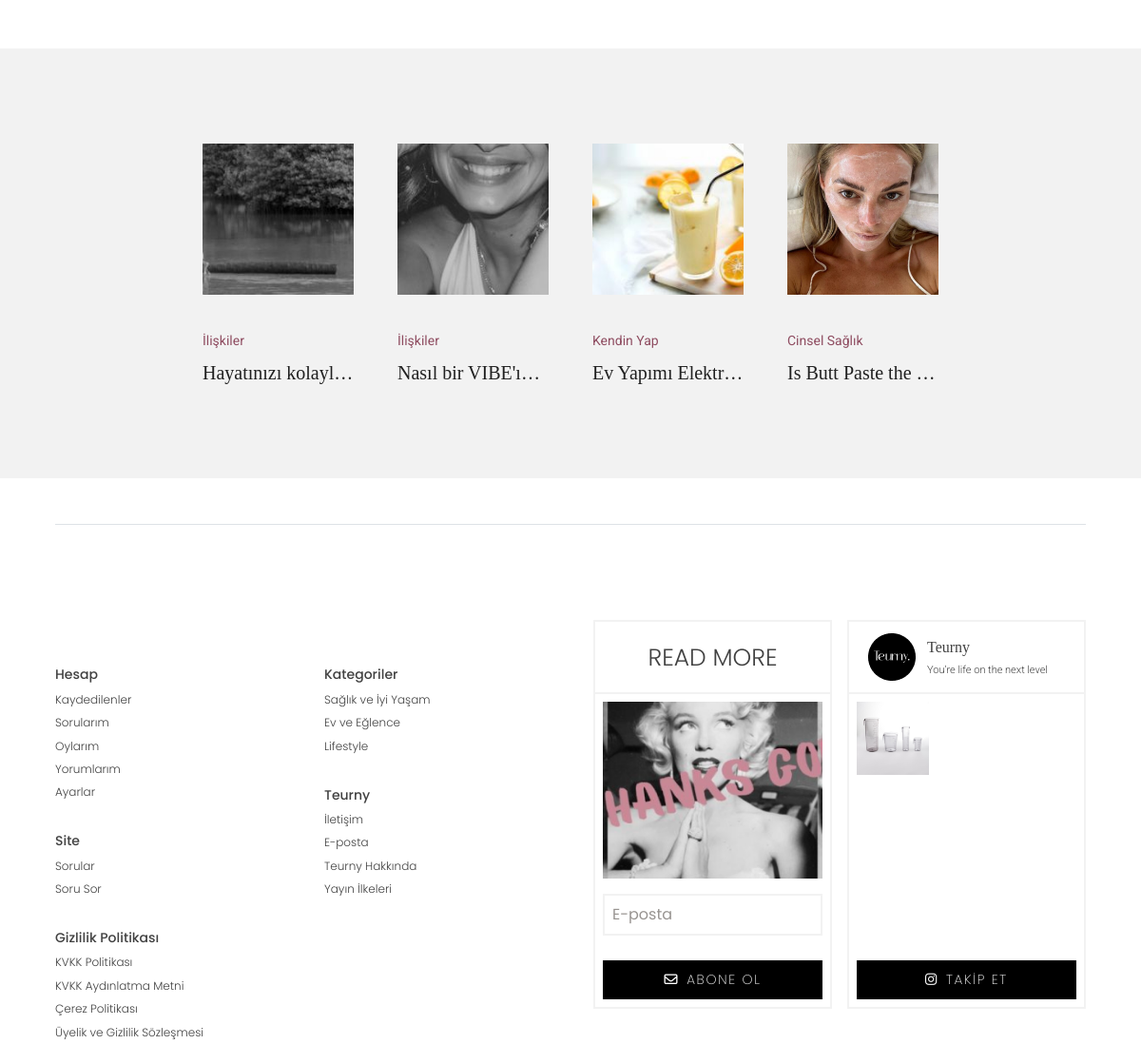
The page /hakkimizda/ (middle part) on the database as committed earlier.
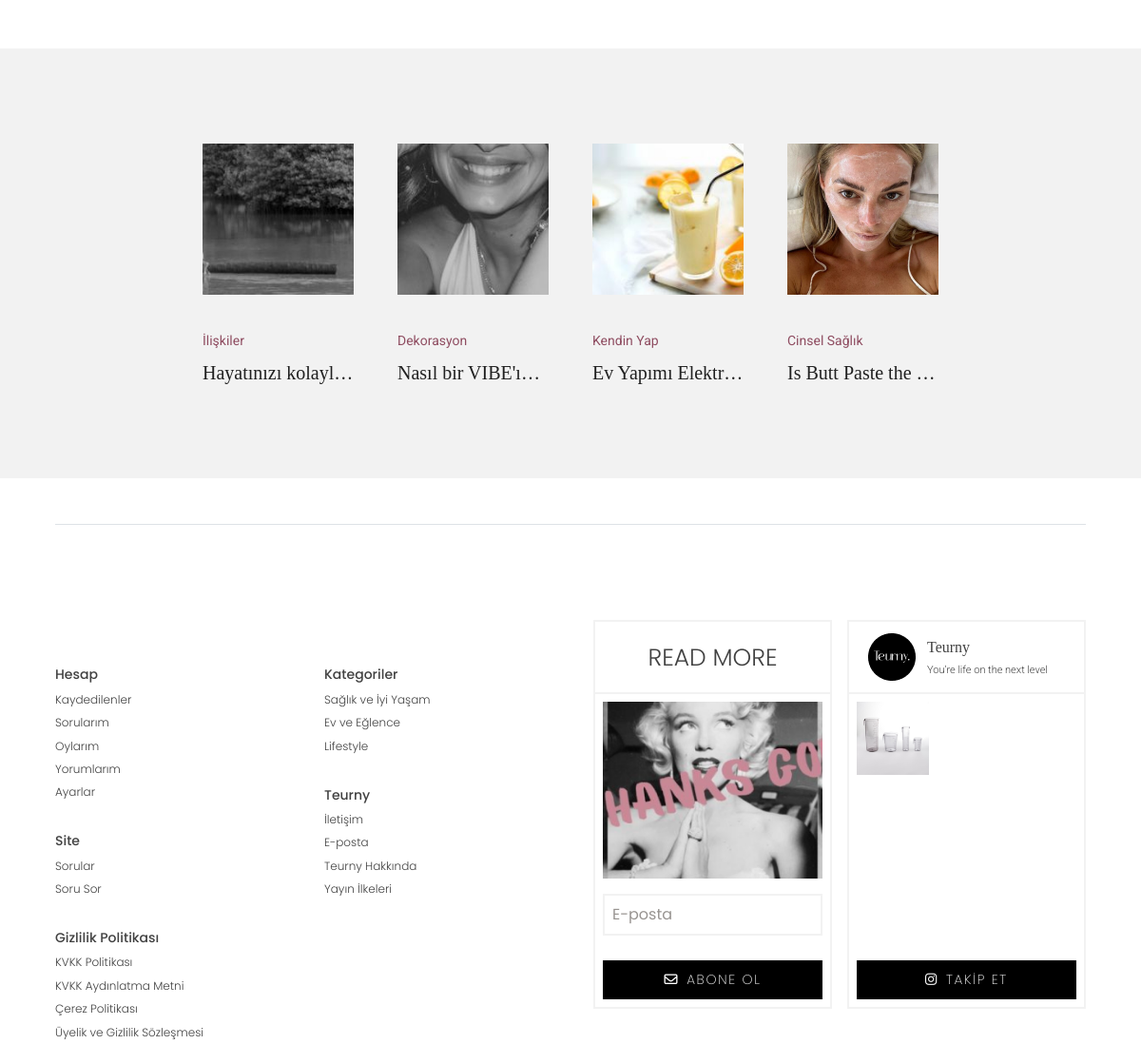
The same page on the database as committed later.
### tuerny_app/models.py (models this page shows, shortened)
class SuggestedBlog(models.Model):
    blog = models.OneToOneField(
        Blog,
        on_delete=models.CASCADE,
        related_name="suggested_blog"
    )
    is_active = models.BooleanField(default=True)  # Blog önerilerini yönetmek için

class Blog(models.Model):
    category = models.ForeignKey('SubCategory', on_delete=models.SET_NULL, null=True, related_name="blogs")
    extra_categories = models.ManyToManyField('SubCategory', related_name="extra_blogs", blank=True)
    product = models.ForeignKey(Product, on_delete=models.SET_NULL, null=True, related_name="product_blog")
    extra_product = models.ManyToManyField(Product, related_name="extra_product_blog", blank=True)
    title = models.CharField(max_length=255)
    short_description = RichTextField(default="", null=True, blank=True)
    media = models.ImageField(upload_to='blog_media/', null=True, blank=True)
    media_extra = models.FileField(
        upload_to='blog_media/',
        null=True,
        blank=True,
        help_text="Medya dosyası (resim, video veya ses dosyası) yükleyebilirsiniz."
    )
    user = models.ForeignKey(
        'CustomUser',
        on_delete=models.CASCADE,
        related_name="blogs"
    )
    source = models.URLField(max_length=500, null=True, blank=True)  # Kaynak (isteğe bağlı)
    author = models.CharField(max_length=200, null=True, blank=True)  # Kaynak (isteğe bağlı)
    slug = models.SlugField(max_length=255, unique=True, blank=True)  # Slug alanı
    created_at = models.DateTimeField(auto_now_add=True)
    class Meta:
        ordering = ['-created_at']

class SubCategory(models.Model):
    main_category = models.ForeignKey(MainCategory, on_delete=models.CASCADE, related_name="subcategories")
    name = models.CharField(max_length=255)
    slug = models.SlugField(max_length=255, blank=True, null=True)
    saved_users = models.ManyToManyField(CustomUser, related_name="saved_categories", blank=True)

class MainCategory(models.Model):
    name = models.CharField(max_length=255, unique=True)
    slug = models.SlugField(max_length=255, unique=True, blank=True, null=True)

### tuerny_app/views.py (the view)
# urls.py: path("hakkimizda/", views.about, name="about"),
def about(request):
    s_blogs = SuggestedBlog.objects.all()
    return render(request, 'tuerny_app/about.html', {"extra": s_blogs})

### tuerny_app/context_processors.py (called while the page is built)
def categories_context(request):
    categories = MainCategory.objects.all()
    subcategories = SubCategory.objects.all()
    blogs = Blog.objects.all()
    return {
        'categories': categories,
        'subcategories': subcategories,
        'blog': blogs
    }

### tuerny_app/templates/tuerny_app/about.html (shortened to what this page needs)
{% extends 'base.html' %}
{% load static %}
{% block content %}
  <div class="py-5">
    <div class="blog-section-2 blog-card-slider-2-container">
      <div class="blog-card-slider-2 mb-5">
        {% for e in extra %}
        <div class="px-2">
          <div class="blog-card-1 mw-100">
            <div class="ratio-1">
              <a href="{% url 'tuerny_app:blog_detail' e.blog.slug %}">
                <img
                  src="{{ e.blog.media.url }}"
                  class="w-100 h-100 object-fit-cover"
              /></a>
            </div>
            <div>
              <p
                class="blog-category"
                style="font-size: 14px; margin-bottom: 10px; margin-top: 16px"
              >
              {{ e.blog.category.name }}
              </p>
              <a href="#" class="blog-card-title mb-0 stretched-link special-cards">
                {{ e.blog.title }}
              </a>
            </div>
          </div>
        </div>
        {% endfor %}
      </div>
    </div>
  </div>
{% endblock content %}

### templates/base.html (shortened to what this page needs)
{% load static %}
<!DOCTYPE html>
<html lang="tr">
  <head>
    <link href="https://cdn.jsdelivr.net/npm/bootstrap@5.3.3/dist/css/bootstrap.min.css" rel="stylesheet">
    <link rel="stylesheet" href="https://cdnjs.cloudflare.com/ajax/libs/bootstrap-datepicker/1.10.0/css/bootstrap-datepicker.min.css" />
    <link rel="stylesheet" href="https://cdnjs.cloudflare.com/ajax/libs/font-awesome/6.7.2/css/all.min.css" />
    <link rel="stylesheet" href="{% static 'tuerny_app/css/slick.css' %}">
    <link rel="stylesheet" href="https://cdnjs.cloudflare.com/ajax/libs/font-awesome/6.7.2/css/all.min.css" />
    <link rel="stylesheet" href="https://cdnjs.cloudflare.com/ajax/libs/slick-carousel/1.9.0/slick-theme.min.css" />
    <link rel="stylesheet" href="https://cdnjs.cloudflare.com/ajax/libs/animate.css/4.1.1/animate.min.css" />
    <link rel="stylesheet" href="https://cdnjs.cloudflare.com/ajax/libs/magnific-popup.js/1.2.0/magnific-popup.min.css" />
    <link rel="stylesheet" href="{% static 'tuerny_app/css/general.css' %}" />
    <link rel="stylesheet" href="{% static 'tuerny_app/css/components.css' %}" />
    <link rel="stylesheet" href="{% static 'tuerny_app/css/blog.css' %}" />
    <link rel="stylesheet" href="{% static 'tuerny_app/css/blog-detail.css' %}" />
    <link rel="stylesheet" href="{% static 'tuerny_app/css/question.css' %}" />
    <link rel="stylesheet" href="{% static 'tuerny_app/css/profile.css' %}" />
    <link rel="stylesheet" href="{% static 'tuerny_app/css/sidebar.css' %}" />
  </head>
  <body>
    <div class="wrapper">
{% block content %}
{% endblock content %}
<footer>
  <div>
    <div class="container">
      <div class="footer-top border-top d-flex gap-5 flex-column flex-xl-row">
        <div class="flex-fill d-flex flex-column flex-sm-row gap-5" style="margin-top: 47px">
          <div class="flex-fill d-flex flex-column" style="gap: 32px">
            <div class="d-flex flex-column gap-2">
              <p class="fw-medium fs-6 mb-0">Hesap</p>
              <a href="{% url 'tuerny_app:profile' %}?tab=saved" class="fw-light">Kaydedilenler</a>
              <a href="{% url 'tuerny_app:profile' %}?tab=asked" class="fw-light">Sorularım</a>
              <a href="{% url 'tuerny_app:profile' %}?tab=votes" class="fw-light">Oylarım</a>
              <a href="{% url 'tuerny_app:profile' %}?tab=comments" class="fw-light">Yorumlarım</a>
              <a href="{% url 'tuerny_app:profile' %}?tab=settings" class="fw-light">Ayarlar</a>
            </div>
            <div class="d-flex flex-column gap-2">
              <p class="fw-medium fs-6 mb-0">Site</p>
              <a href="{% url 'tuerny_app:question' %}" class="fw-light">Sorular</a>
              <a href="{% url 'tuerny_app:ask' %}" class="fw-light">Soru Sor</a>
            </div>
            <div class="d-flex flex-column gap-2">
              <p class="fw-medium fs-6 mb-0">Gizlilik Politikası</p>
              <a href="#" class="fw-light">KVKK Politikası</a>
              <a href="#" class="fw-light">KVKK  Aydınlatma Metni</a>
              <a href="#" class="fw-light">Çerez Politikası</a>
              <a href="#" class="fw-light">Üyelik ve Gizlilik Sözleşmesi</a>
            </div>
          </div>
          <div class="flex-fill d-flex flex-column" style="gap: 32px">
            <div class="d-flex flex-column gap-2">
              <p class="fw-medium fs-6 mb-0">Kategoriler</p>
              {% for c in categories %}
              <a href="{% url 'tuerny_app:category' c.slug %}" class="fw-light">{{c.name}}</a>
              {% endfor %}
            </div>
            <div class="d-flex flex-column gap-2">
              <p class="fw-medium fs-6 mb-0">Teurny</p>
              <a href="#" class="fw-light">İletişim</a>
              <a href="#" class="fw-light">E-posta</a>
              <a href="#" class="fw-light">Teurny Hakkında</a>
              <a href="#" class="fw-light">Yayın İlkeleri</a>
            </div>
          </div>
        </div>
        <div class="flex-fill d-flex gap-5 flex-column">
          <div class="d-flex align-items-stretch gap-3">
            <div class="flex-fill">
              <div class="feature-box h-100">
                <div class="feature-box-header">
                  <div class="text-center w-100">
                    <p class="mb-0 fs-4 fw-light read-more-title">
                      READ MORE
                    </p>
                  </div>
                </div>
                <div class="p-2 flex-fill">
                  <img
                    src="{% static 'tuerny_app/images/subscribe-image.png' %}"
                    alt="subscribe"
                    class="w-100 h-100 object-fit-cover"
                  />
                </div>
                <form
                  method="POST"
                  action="/Controller/ajax/ajax.php?process=subc"
                  class="ajaxFormTrue"
                >
                  <div class="p-2">
                    <input
                      name="mail"
                      type="email"
                      class="teurny-input w-100"
                      placeholder="E-posta"
                    />
                  </div>
                  <div
                    class="col-md-12 vAjaxErrors sm"
                    style="padding: 5px"
                  ></div>
                  <div class="p-2">
                    <button type="submit" class="teurny-footer-btn">
                      <i class="fa-regular fa-envelope"></i>
                      <span>ABONE OL</span>
                    </button>
                  </div>
                </form>
              </div>
            </div>
            <div class="flex-fill d-none d-md-block">
              <div class="feature-box h-100">
                <div class="feature-box-header">
                  <img
                    src="{% static 'tuerny_app/images/teurny-social-logo.png' %}"
                    alt="teurny logo"
                  />
                  <div>
                    <p class="mb-1 feature-box-title">Teurny</p>
                    <p class="mb-0 feature-box-text">
                      You’re life on the next level
                    </p>
                  </div>
                </div>
                <div class="p-2 flex-fill">
                  <div class="feature-box-gallery">
                    <div>
                      <a href="#" target="_blank">
                        <img
                          src="{% static 'tuerny_app/images/5524788.jpeg' %}"
                          alt="feature-box"
                      /></a>
                    </div>
                  </div>
                </div>
                <div class="p-2">
                  <a
                    style="text-align: center"
                    href="#"
                    class="teurny-footer-btn"
                  >
                    <i class="fa-brands fa-instagram"></i>
                    <span>TAKİP ET</span>
                  </a>
                </div>
              </div>
            </div>
          </div>
        </div>
      </div>
    </div>
  </div>
</footer>
</body>
</html>

### tuerny_app/static/tuerny_app/css/general.css (style rules this page uses)
:root { --teurny-black: #000000; --teurny-darker: #202020; --teurny-dark: #414141; --teurny-mid: #989491; --teurny-light: #faf6f1; --teurny-lighter: #f2f2f2; --teurny-1: #8f4d61; --teurny-2: #ca7c83; --teurny-3: #d09f83; --teurny-4: #cd9095; }
html { scroll-behavior: smooth; height: 100%; }
body { scroll-behavior: smooth; height: 100%; box-sizing: border-box; }
* { color: var(--teurny-dark); font-family: "Poppins"; }
.flex-fill { flex-shrink: 0; flex: 1 1 0px !important; }
.container { padding-left: 28px; padding-right: 28px; }
.stretched-link::after { position: unset; }

### tuerny_app/static/tuerny_app/css/components.css (style rules this page uses)
.feature-box .feature-box-header .text-center .read-more-title { font-size: 25px !important; line-height: 37.5px; }
footer .footer-top { padding: 100px 0; }
footer .footer-top a.fw-light { font-size: 12px; }
footer .footer-top p.fw-medium.fs-6.mb-0 { font-size: 14px !important; }
.feature-box { border: 2px solid var(--teurny-lighter); flex-shrink: 0; display: flex; flex-direction: column; }
.feature-box .feature-box-header { height: 76px; display: flex; align-items: center; padding: 0 20px; gap: 12px; border-bottom: 2px solid var(--teurny-lighter); }
.feature-box .feature-box-title { font-family: "Playfair Display"; }
.feature-box .feature-box-text { font-size: 11px; font-weight: 300; color: var(--teurny-dark); font-family: "Roboto"; }
.feature-box .feature-box-gallery { display: grid; grid-template-columns: repeat(3, 1fr); grid-template-rows: repeat(3, 1fr); grid-column-gap: 1px; grid-row-gap: 1px; }
.feature-box .feature-box-gallery > div { aspect-ratio: 1; min-width: 0; width: 100%; }
.feature-box .feature-box-gallery > div img { object-fit: cover; width: 100%; height: 100%; }
.teurny-input { border: 2px solid var(--teurny-lighter); padding: 8px; font-size: 1rem; }
.teurny-input::placeholder { color: var(--teurny-mid); }
.teurny-footer-btn { background-color: #000; border: 2px solid var(--teurny-black); padding: 8px 12px; display: block; width: 100%; transition: all 0.3s; display: flex; align-items: center; justify-content: center; gap: 8px; color: #fff; letter-spacing: 1.69px; font-family: 'Roboto'; font-weight: 200; font-size: 14px; }
.teurny-footer-btn * { color: #fff; }
.special-cards { display: block; text-wrap: nowrap; text-overflow: ellipsis; overflow: hidden; width: 100%; }
.gap-2 { gap: 0.4rem !important; }

### tuerny_app/static/tuerny_app/css/blog.css (style rules this page uses)
.blog-section-2 { background-color: var(--teurny-lighter); padding: 100px 0 50px 0; }
.blog-card-1 { max-width: 300px; display: flex; flex-direction: column; gap: 22px; position: relative; }
.blog-card-1 .blog-card-title { font-family: "Playfair Display"; color: #202020; line-height: 20.8px; font-size: 20px; line-height: 26px; font-weight: 400px; }

### tuerny_app/static/tuerny_app/css/blog-detail.css (style rules this page uses)
.blog-category { font-family: "Roboto"; color: var(--teurny-1); }

### templates/base.html (style rules this page uses)
.slick-slide { margin-left: 15px; margin-right: 15px; }

Rows that differ between the two databases and show on the page:
changed through a linked row, SuggestedBlog "Nasıl bir VIBE'ı…": blog.category.name "İlişkiler" → "Dekorasyon"
